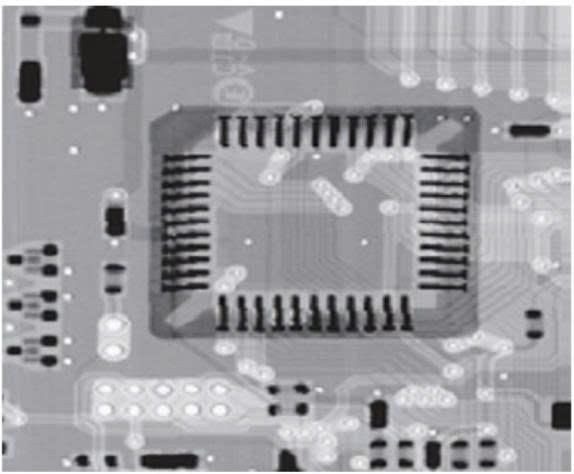
#> input picture img/PCB_xray_330_334.jpg, 574 x 474 px, found by its file name
$ python HW3_2.py
#> lines starting #> are read from the running program, lines starting #| are printed output that depends on the picture
import cv2
import matplotlib.pyplot as plt
import numpy as np

img = cv2.imread("img/PCB_xray_330_334.jpg", 0)
#> img: shape (474, 574); min 3, max 255, mean 157.1
M, N = img.shape
#> M = 474; N = 574
F = np.fft.fft2(img)

u = np.arange(0, M)
#> u = 474 values from 0 to 473
v = np.arange(0, N)
#> v = 574 values from 0 to 573
idx = (u > M / 2)
u[idx] = u[idx] - M
idy = (v > N / 2)
v[idy] = v[idy] - N
[V, U] = np.meshgrid(v, u)

D0 = 30
D = np.sqrt(U**2 + V**2)
H = 1- np.exp(-(D**2) / (2 * (D0**2))).astype(float)
pass_list = [1, 10, 100]
filtered_imgs = []

for count in pass_list:
    img_temp = img.astype(np.float32)
    for _ in range(count):
        F_temp = np.fft.fft2(img_temp)
        G = H * F_temp
        img_temp = np.real(np.fft.ifft2(G))
    img_temp = cv2.normalize(img_temp, None, 0, 255, cv2.NORM_MINMAX)
    filtered_imgs.append(img_temp.astype(np.uint8))
#> this loop made 3 passes
#> pass 1, `img_temp = cv2.normalize(img_temp, None, 0, 255, cv2.NORM_MINMAX)`:
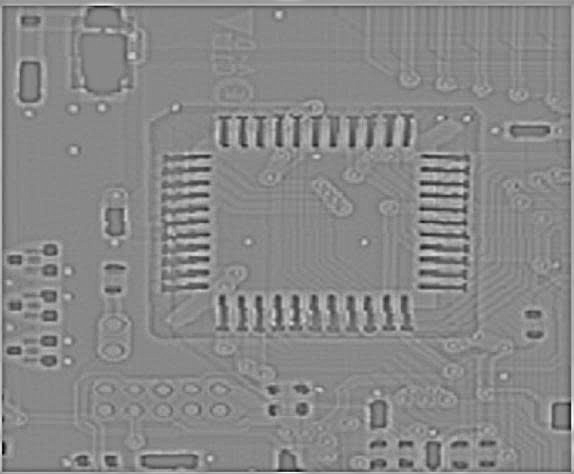
#> img_temp: shape (474, 574) float64; min 9.34e-15, max 255, mean 136.7; drawn with min black and max white
#> pass 2, `img_temp = cv2.normalize(img_temp, None, 0, 255, cv2.NORM_MINMAX)`:
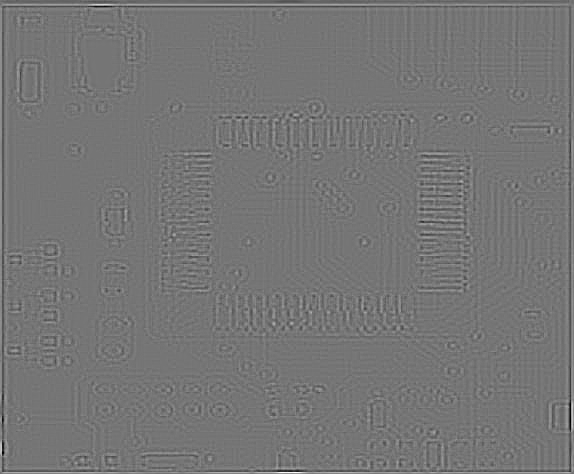
#> img_temp: shape (474, 574) float64; min 2.32e-15, max 255, mean 117.7; drawn with min black and max white
#> after the loop, filtered_imgs = 3 items

plt.figure(dpi=300)
plt.subplot(2, 2, 1)
plt.imshow(img, cmap="gray")
plt.axis("off")
plt.title("Input (330x334)", fontsize=5)

titles = ["Gaussian HighBass - 1lan", "Gaussian HighBass - 10lan", "Gaussian HighBass - 100lan"]
for idx, (title, img_out) in enumerate(zip(titles, filtered_imgs), start=2):
    plt.subplot(2, 2, idx)
    plt.imshow(img_out, cmap="gray")
    plt.axis("off")
    plt.title(title, fontsize=5)
#> this loop made 3 passes
#> title on passes 1 to 3: 'Gaussian HighBass - 1lan', 'Gaussian HighBass - 10lan', 'Gaussian HighBass - 100lan'

plt.tight_layout()
plt.show()
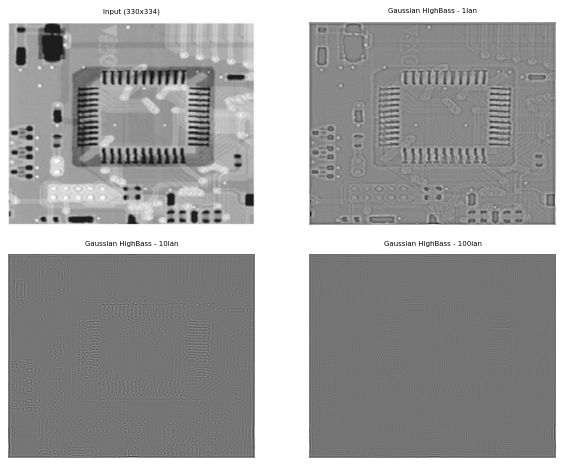
#> figure drawn by matplotlib, 4 panels

$ run again, with img/bien640_480.jpg copied over img/PCB_xray_330_334.jpg
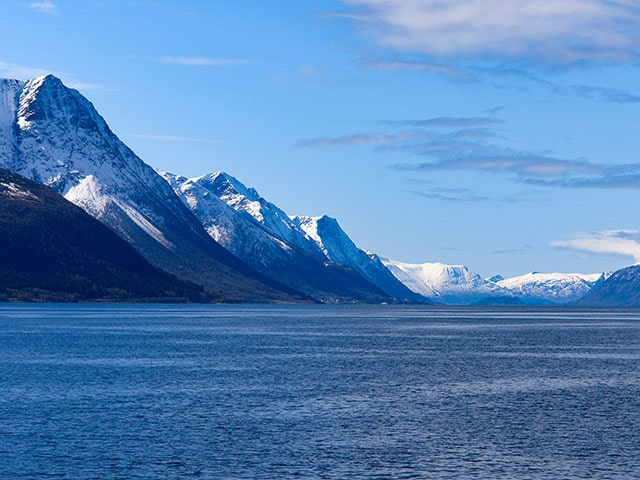
#> input picture img/bien640_480.jpg, 640 x 480 px, found by its file name
#> the loop `for count in pass_list:` made 3 passes
#> pass 1, `img_temp = cv2.normalize(img_temp, None, 0, 255, cv2.NORM_MINMAX)`:
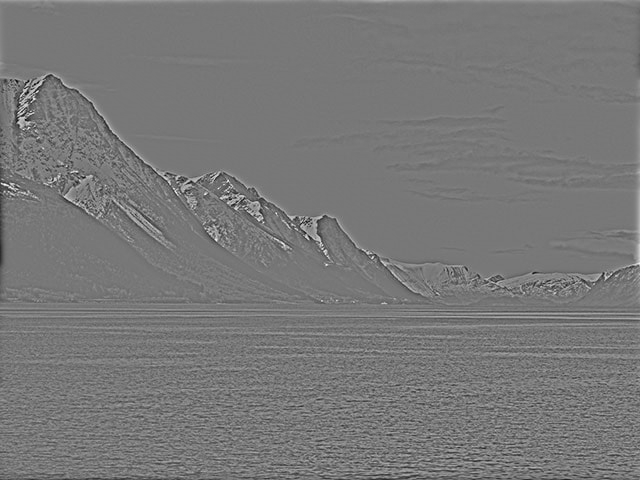
#> img_temp: shape (480, 640) float64; min 6.83e-15, max 255, mean 120.1
#> after the loop `for count in pass_list:`: filtered_imgs = 3 items
#> the loop `for idx, (title, img_out) in enumerate(zip(titles, filtered_imgs), sta..` made 3 passes
#> title on passes 1 to 3: 'Gaussian HighBass - 1lan', 'Gaussian HighBass - 10lan', 'Gaussian HighBass - 100lan'
#> `plt.show()`:
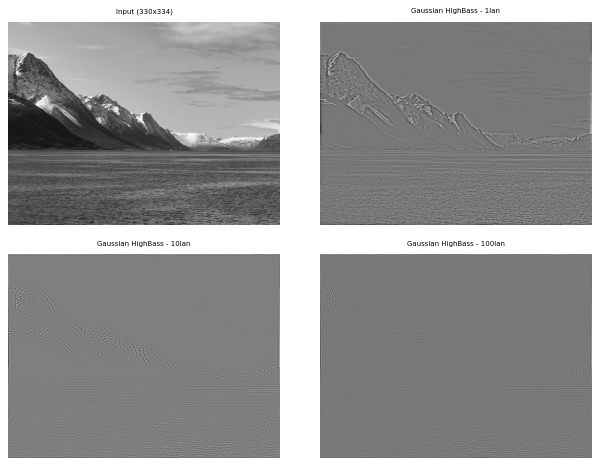
#> figure drawn by matplotlib, 4 panels

$ run again, with img/dog.jpg copied over img/PCB_xray_330_334.jpg
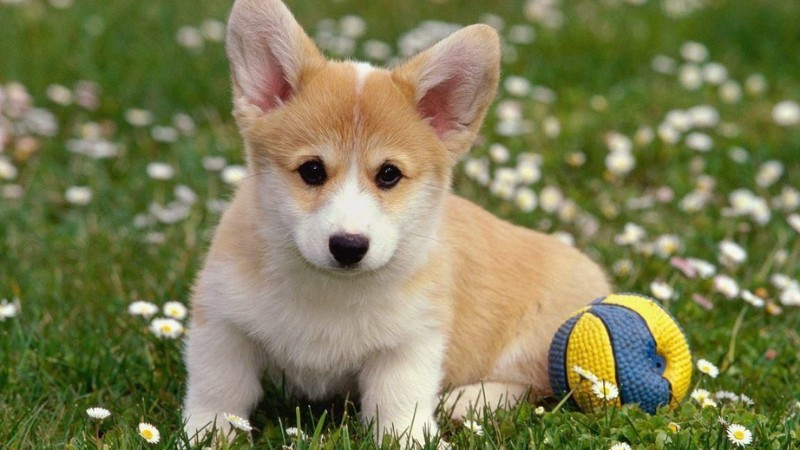
#> input picture img/dog.jpg, 800 x 450 px, found by its file name
#> the loop `for count in pass_list:` made 3 passes
#> pass 2, `img_temp = cv2.normalize(img_temp, None, 0, 255, cv2.NORM_MINMAX)`:
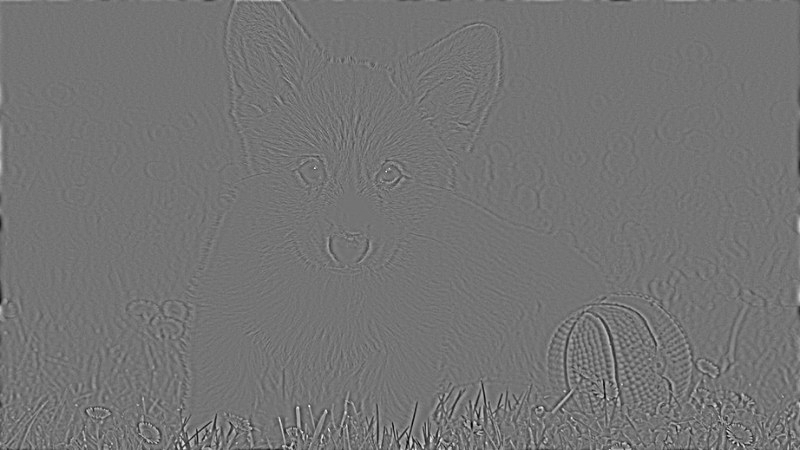
#> img_temp: shape (450, 800) float64; min 5.78e-15, max 255, mean 116.5
#> after the loop `for count in pass_list:`: filtered_imgs = 3 items
#> the loop `for idx, (title, img_out) in enumerate(zip(titles, filtered_imgs), sta..` made 3 passes
#> title on passes 1 to 3: 'Gaussian HighBass - 1lan', 'Gaussian HighBass - 10lan', 'Gaussian HighBass - 100lan'
#> `plt.show()`:
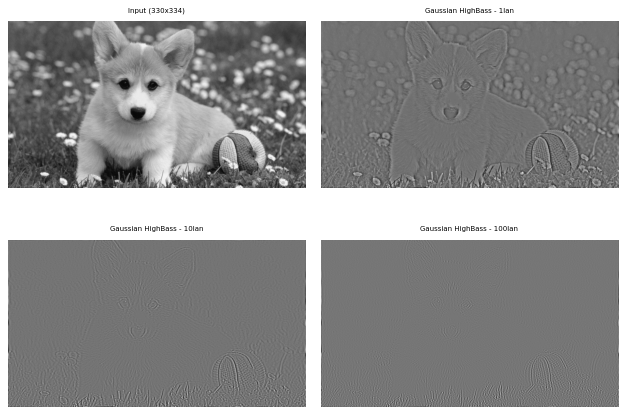
#> figure drawn by matplotlib, 4 panels
